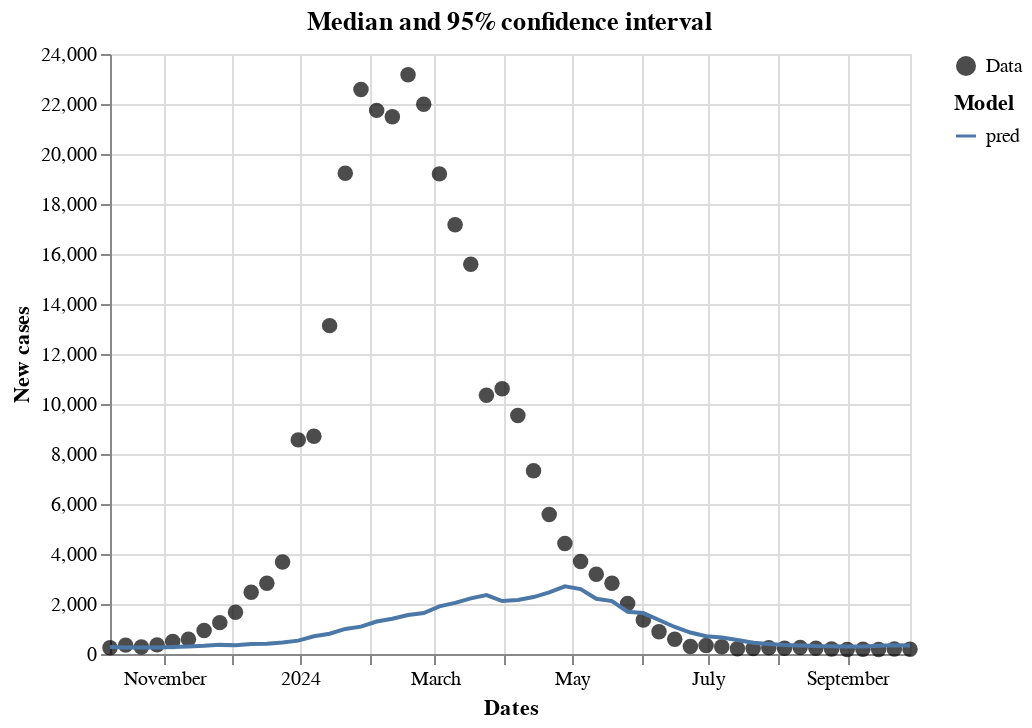

Source (notebook cell):
### Markdown cell above
Let's see a plot comparing the cases and predictions:

### Code cell
score.plot_predictions()
